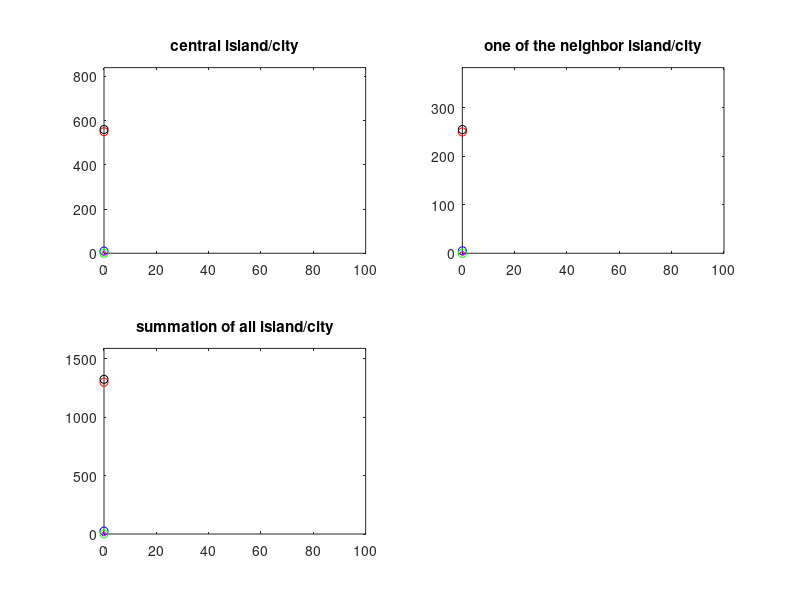

Write MATLAB code to recreate this figure. (Note: this script raises an error after producing the figure.)
%Jason Yang 
clf;
clear;
close all;

dt=0.5; % time interval
tmax = 100; % 100 days
clockmax=ceil(tmax/dt);


%%%%%%%%%%%%%%%%%%%%%%%%%%%%%%%%%%%%%%%%%%%%%%%%%%%%%%%%%%%%%%%%%%%%%%%%%%%%%%%%%%%%%
Ncity = 4; %number of separate cities. Assume 1 is central city.

%Initially I wanted to see what if I varied parameters of all cities, so I
%decided not to use the non-dimensionalised simplified equation. Hard to tell what is going on
% and not very useful so I commented out this part below
%
% a = [4 , 6, 8, 10]/20; %infectivity [1/time ]
% b = [2.86, 2, 2 , 2]/20; %recovery [1/time]
% d = [1.25, 1.55 ,1.55 , 1.55]/50; %death rate constant [1/time]
% %SIR = zeros(3, Ncity); %each row is a city, col is SIR  #SIR x #CITY   
% SIR = [550, 250, 250 ,250;
%          10, 5 , 5    ,5;
%          0, 0 , 0    ,0];
% D = [0 ,0 ,0 ,0];
% %migration rate constant as a matrix
% migMat = [ 20, 35 ,35 ,35 ; 
%            10, 85 ,85 ,85; 
%            20, 35 ,35 ,35 ]/200;

%%%%%%%%%%%%%%%%%%%%%%%%%%%%%%%%%%%%%%%%%%%%%%%%%%%%%%%%%%%%%%%%%%%%%%%%
%Assume satellite cities have the same parameters
%modify parameters in this section of code
%%%satellite city parameters
a1 = 8/30; %infectivity 
b1 = 2/30; %recovery
d1 = 1.25/50; %death rate
SIR1 = [ 250; 5; 0]; %Starting population size, 250 susceptible, 5 infected, 0 recovered
D1 = 0; %Dead group
migMat1 = [35; 55; 35]/200; %migration rate constants, eg. 35/200 is migration rate of susceptible
%55/200 is migration rate of infected, 35/200 is migration rate of
%recovered

%%%central city parameters
a = 4.20/30 ;
b = 2.86/30;
d = 1.25/50;
SIR = [ 550; 10;0];
D = 0
migMat = [20; 10; 20]/200;

%%%%%%%%%%%%%%%%%%%%%%%%%%%%%%%%%%%%%%%%%%%%%%%%%%%%%%%%%%%%%%%

%migMat1 = zeros(3,1);
%migMat = zeros(3,1);




%%%%%%%%%%%Forming the matrices using variables above 
a = [a, ones(1,Ncity - 1) * a1];
b = [b, ones(1,Ncity - 1) * b1];
d = [d, ones(1,Ncity - 1) * d1];
SIR = [SIR, repmat(SIR1,1,Ncity - 1) ];
D = [0, repmat(D1,1,Ncity - 1)];
migMat = [migMat, repmat(migMat1,1,Ncity -1)];

       

%%%%%%%%%%%%%%%%%%%%%%%%%%%%%%%%%%%%%%%%%%%%%%%%%%%%%%%%%%%%%%%%%%%%%%%%%%%%%%%

%total number of alive people in each city as a vector
N = sum(SIR);

     
% city 1 is the central city
%first variable in addition creates a matrix
% tempMat[0 ,1 , 1...   diag[-n+1, 1, 1 ...     
%         1, 0 , 0 ...         0 , -1, 0 ...   
%         1, 0 , 0 ...]        0 , 0, -1 ...]
tempMat = cat(2,[0,ones(1,Ncity-1)]',cat(1,ones(1,Ncity-1),zeros(Ncity-1,Ncity-1)));
flowMat = tempMat + diag([-Ncity+1 ,repmat(-1,1,Ncity-1)]); %city x city
%flow = [-2,  1 , 1
%         1, -1 , 0
%         1,  0 ,-1] 

%note use -Ncity + 1 because city doesn't migrate to itself and diag is -1
%for each neighbor migration to center city, first row fill with 1 for migration
%into neighbor city

%during time step TrueMigMat = migMat .* SIR * flowMat ;
%#SIR~3 x #city * #city x city .* #SIR~3 x #city 

%temp variables used during differential equation calculations
S2I = zeros(1,Ncity);
I2R = zeros(1,Ncity);
I2D = zeros(1,Ncity);

S2S = zeros(1,Ncity); %Net migration of suseptible
R2R = zeros(1,Ncity); %Net migration of recovered
I2I = zeros(1,Ncity); %Net migration of infected

%variables used for graphing
Ssave=zeros(Ncity,clockmax+1); 
Isave=zeros(Ncity,clockmax+1);
Rsave=zeros(Ncity,clockmax+1);
Nsave=zeros(Ncity,clockmax+1);

Dsave =zeros(Ncity,clockmax+1);
tsave=zeros(1,clockmax+1);

%setting up initial number for each city
for ii = 1:Ncity
    Ssave(ii,1)=SIR(1,ii);
    Isave(ii,1)=SIR(2,ii);
    Rsave(ii,1)=SIR(3,ii);
    Nsave(ii,1)=N(1,ii);
end
tsave(1)=0;
%Note that (migMat .* SIR) is the migration matrix in the equation sheet
%flowMat is the flow matrix in the equation sheet
%TrueMigMat is the Net migration matrix in the equation sheet
for clock=1:clockmax
    t = clock*dt;
    TrueMigMat = migMat .* SIR * flowMat;
    for cur = 1:Ncity
    %S = SIR(1,Ncity)
    %I = SIR(2,Ncity)
    %R = SIR(3,Ncity)
    %N = N(1,Ncity) 
    S2I(cur) = dt*SIR(1,cur)*(SIR(2,cur)/N(1,cur))*a(cur);
    I2R(cur) = dt*SIR(2,cur)*b(cur);
    I2D(cur) = dt*SIR(2,cur)*d(cur); 
    
    %Net Migration
    S2S(cur) = dt*TrueMigMat(1,cur); 
    I2I(cur) = dt*TrueMigMat(2,cur);
    R2R(cur) = dt*TrueMigMat(3,cur); 
    
    %update population
    SIR(1,cur) = SIR(1,cur)- S2I(cur) + S2S(cur);
    SIR(2,cur) = SIR(2,cur) + S2I(cur) - I2R(cur) + I2I(cur) - I2D(cur);
    SIR(3,cur) = SIR(3,cur) + I2R(cur) + R2R(cur);
    N(1,cur) = SIR(1,cur) + SIR(2,cur) + SIR(3,cur);
    D(cur) = D(cur) + I2D(cur);
    %save points for graphing
    Ssave(cur, clock+1) = SIR(1,cur);
    Isave(cur, clock+1) = SIR(2,cur);
    Rsave(cur, clock+1) = SIR(3,cur);
    
    Dsave(cur, clock+1) = D(cur);
    
    Nsave(cur, clock+1) = N(1,cur);
    end
    tsave(1, clock+1) = t;
end



%plotting simple(identical neighbors), central city, and sum
%%%%%%%%%%%%%%%%%%%%%%%%%%%%%%%%%%%%%%%%%%%%
%if complexplot == false
fwid = 800;
fhigh = 800;
figure('Position',[0,0,fwid,fhigh]);
 
subplot(2,2,1);

plot(tsave(1),Ssave(1,1),'ro',tsave(1),Isave(1,1),'bo',...
    tsave(1),Rsave(1,1),'go',tsave(1),Nsave(1,1),'ko'...
    ,tsave(1),Dsave(1,1),'mo','markers',3);
title('central island/city')
axis([0,clockmax*dt,0,1.5*(Nsave(1,1))])
axis manual


subplot(2,2,2);
plot(tsave(1),Ssave(2,1),'ro',tsave(1),Isave(2,1),'bo',...
    tsave(1),Rsave(2,1),'go',tsave(1),Nsave(2,1),'ko'...
    ,tsave(1),Dsave(2,1),'mo','markers',3);
title('one of the neighbor island/city')
axis([0,clockmax*dt,0,1.5*(Nsave(2,1))])
axis manual



subplot(2,2,3);
plot(tsave(1),sum(Ssave(:,1)),'ro',tsave(1),sum(Isave(:,1)),'bo',...
    tsave(1),sum(Rsave(:,1)),'go',tsave(1),sum(Nsave(:,1)),'ko'...
    ,tsave(1),sum(Dsave(:,1)),'mo','markers',3)
title('summation of all island/city')
axis manual
axis([0,clockmax*dt,0,1.2*sum(Nsave(:,1))])

legend({'Susptible','Infected','Recovered','Sum','Dead'}, [fwid/2 ,fhigh/8,0.5,0.5])


for i=2:clockmax+1
    for iter = 1:2
        subplot(2,2,iter);     
        hold on
        plot(tsave(i),Ssave(iter,i),'ro',tsave(i),Isave(iter,i),'bo',...
             tsave(i),Rsave(iter,i),'go',tsave(i),Nsave(iter,i),'ko',...
             tsave(i),Dsave(iter,i),'mo','markers',3);
        hold off
    end

    
    subplot(2,2,3);
    hold on 
    plot(tsave(i),sum(Ssave(:,i)),'ro',tsave(i),sum(Isave(:,i)),'bo',...
    tsave(i),sum(Rsave(:,i)),'go',tsave(i),sum(Nsave(:,i)),'ko',...
    tsave(i),sum(Dsave(:,i)),'mo','markers',3);
    
    
    end
hold off
